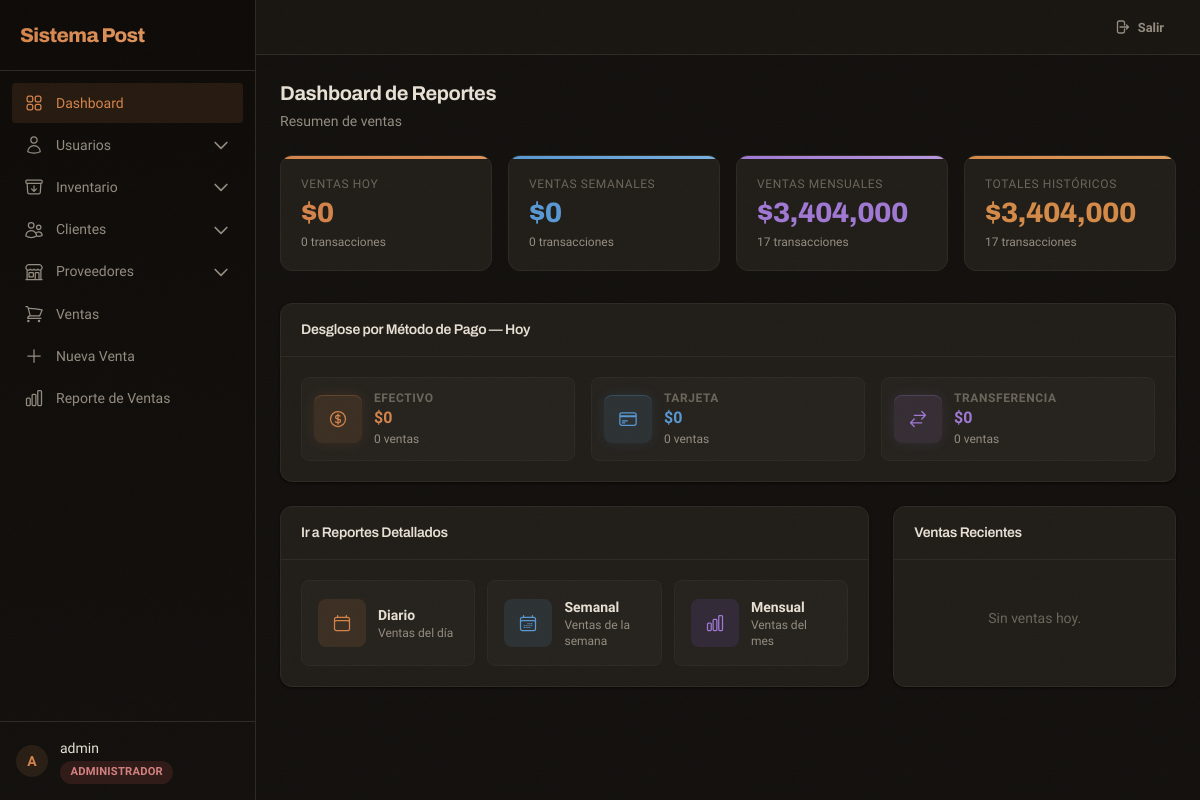
Page /reports/ (signed in) on the committed database.
### apps/accounts/models.py (models this page shows, shortened)
class User(AbstractUser):
    class Role(models.TextChoices):
        ADMIN = 'admin', 'Administrador'
        SUPERVISOR = 'supervisor', 'Supervisor'
        USER = 'user', 'Usuario'
    role = models.CharField(
        max_length=20,
        choices=Role.choices,
        default=Role.USER,
        verbose_name='Rol'
    )
    phone = models.CharField(max_length=20, blank=True, verbose_name='Teléfono')
    class Meta:
        verbose_name = 'Usuario'
        verbose_name_plural = 'Usuarios'
    def is_admin(self):
        return self.role == self.Role.ADMIN or self.is_superuser

### apps/reports/views.py (the view)
# urls.py: path('', views.report_dashboard, name='dashboard'),
@login_required
def report_dashboard(request):
    today, week_start, month_start = _get_date_ranges()
    daily = _get_sales_data(today)
    weekly = _get_sales_data(week_start)
    monthly = _get_sales_data(month_start)
    all_time = _get_sales_data(datetime(2000, 1, 1).date())
    return render(request, 'reports/dashboard.html', {
        'daily': daily,
        'weekly': weekly,
        'monthly': monthly,
        'all_time': all_time,
        'today': today,
        'week_start': week_start,
        'month_start': month_start,
    })

### apps/core/templatetags/currency_tags.py (called while the page is built)
@register.filter
def pesos(value):
    try:
        value = float(value)
    except (TypeError, ValueError):
        return '$0'
    return f'${value:,.0f}'

### apps/reports/views.py (called while the page is built)
def _get_date_ranges():
    today = timezone.localdate()
    week_start = today - timedelta(days=today.weekday())
    month_start = today.replace(day=1)
    return today, week_start, month_start

### templates/reports/dashboard.html (shortened to what this page needs)
{% extends 'layouts/base.html' %}
{% load currency_tags %}
{% block content %}
<div class="mb-6 stagger">
    <h1 class="text-xl font-[var(--font-heading)] font-bold">Dashboard de Reportes</h1>
    <p class="text-sm text-[var(--text-secondary)] mt-1">Resumen de ventas</p>
</div>
<div class="grid grid-cols-1 {% if user.is_admin or user.is_supervisor %}sm:grid-cols-2 lg:grid-cols-4{% endif %} gap-4 mb-8 stagger">
    <div class="stat-card emerald">
        <p class="text-xs font-medium text-[var(--text-muted)] uppercase tracking-wider">Ventas Hoy</p>
        <p class="stat-card-value text-[var(--accent)]">{{ daily.total_sales|pesos }}</p>
        <p class="text-xs text-[var(--text-secondary)]">{{ daily.count }} transacciones</p>
    </div>
    {% if user.is_admin or user.is_supervisor %}
    <div class="stat-card blue">
        <p class="text-xs font-medium text-[var(--text-muted)] uppercase tracking-wider">Ventas Semanales</p>
        <p class="stat-card-value text-[var(--info)]">{{ weekly.total_sales|pesos }}</p>
        <p class="text-xs text-[var(--text-secondary)]">{{ weekly.count }} transacciones</p>
    </div>
    <div class="stat-card purple">
        <p class="text-xs font-medium text-[var(--text-muted)] uppercase tracking-wider">Ventas Mensuales</p>
        <p class="stat-card-value text-[var(--purple)]">{{ monthly.total_sales|pesos }}</p>
        <p class="text-xs text-[var(--text-secondary)]">{{ monthly.count }} transacciones</p>
    </div>
    <div class="stat-card orange">
        <p class="text-xs font-medium text-[var(--text-muted)] uppercase tracking-wider">Totales Históricos</p>
        <p class="stat-card-value text-[var(--orange)]">{{ all_time.total_sales|pesos }}</p>
        <p class="text-xs text-[var(--text-secondary)]">{{ all_time.count }} transacciones</p>
    </div>
    {% endif %}
</div>
<div class="card mb-6 stagger">
    <div class="card-header">
        <h3 class="font-[var(--font-heading)] font-semibold text-sm">Desglose por Método de Pago — Hoy</h3>
    </div>
    <div class="card-body">
        <div class="grid grid-cols-1 sm:grid-cols-3 gap-4">
            <div class="payment-card payment-card-cash">
                <div class="quick-card-icon stat-icon-emerald">
                </div>
                <div>
                    <p class="text-xs text-[var(--text-muted)] uppercase tracking-wider font-semibold">Efectivo</p>
                    <p class="payment-value">{{ daily.payment_breakdown.efectivo.total|pesos }}</p>
                    <p class="payment-count">{{ daily.payment_breakdown.efectivo.count }} ventas</p>
                </div>
            </div>
            <div class="payment-card payment-card-card">
                <div class="quick-card-icon stat-icon-blue">
                </div>
                <div>
                    <p class="text-xs text-[var(--text-muted)] uppercase tracking-wider font-semibold">Tarjeta</p>
                    <p class="payment-value">{{ daily.payment_breakdown.tarjeta.total|pesos }}</p>
                    <p class="payment-count">{{ daily.payment_breakdown.tarjeta.count }} ventas</p>
                </div>
            </div>
            <div class="payment-card payment-card-transfer">
                <div class="quick-card-icon stat-icon-purple">
                    <svg class="w-5 h-5" fill="none" stroke="currentColor" viewBox="0 0 24 24"><path stroke-linecap="round" stroke-linejoin="round" stroke-width="1.5" d="M7.5 21L3 16.5m0 0L7.5 12M3 16.5h13.5m0-13.5L21 7.5m0 0L16.5 12M21 7.5H7.5"/></svg>
                </div>
                <div>
                    <p class="text-xs text-[var(--text-muted)] uppercase tracking-wider font-semibold">Transferencia</p>
                    <p class="payment-value">{{ daily.payment_breakdown.transferencia.total|pesos }}</p>
                    <p class="payment-count">{{ daily.payment_breakdown.transferencia.count }} ventas</p>
                </div>
            </div>
        </div>
    </div>
</div>
<div class="grid grid-cols-1 lg:grid-cols-3 gap-6 stagger">
    <div class="lg:col-span-2 card">
        <div class="card-header">
            <h3 class="font-[var(--font-heading)] font-semibold text-sm">Ir a Reportes Detallados</h3>
        </div>
        <div class="card-body grid grid-cols-1 sm:grid-cols-3 gap-3">
            <a href="{% url 'reports:view' %}?preset=hoy" class="quick-card">
                <div class="quick-card-icon" style="background:var(--accent-light);color:var(--accent)">
                </div>
                <div>
                    <p class="text-sm font-semibold">Diario</p>
                    <p class="text-xs text-[var(--text-secondary)]">Ventas del día</p>
                </div>
            </a>
            {% if user.is_admin or user.is_supervisor %}
            <a href="{% url 'reports:view' %}?preset=semana" class="quick-card">
                <div class="quick-card-icon" style="background:var(--info-light);color:var(--info)">
                </div>
                <div>
                    <p class="text-sm font-semibold">Semanal</p>
                    <p class="text-xs text-[var(--text-secondary)]">Ventas de la semana</p>
                </div>
            </a>
            <a href="{% url 'reports:view' %}?preset=mes" class="quick-card">
                <div class="quick-card-icon" style="background:rgba(139,92,246,0.12);color:var(--purple)">
                </div>
                <div>
                    <p class="text-sm font-semibold">Mensual</p>
                    <p class="text-xs text-[var(--text-secondary)]">Ventas del mes</p>
                </div>
            </a>
            {% endif %}
        </div>
    </div>
    <div class="card">
        <div class="card-header">
            <h3 class="font-[var(--font-heading)] font-semibold text-sm">Ventas Recientes</h3>
        </div>
        <div>
            {% for s in daily.sales|slice:':5' %}
            <div class="flex justify-between items-center px-4 py-2.5 border-b border-[var(--border-color)] text-sm">
                <div>
                    <p class="font-medium">{{ s.client.name|default:'Invitado' }}</p>
                    <p class="text-xs text-[var(--text-muted)]">{{ s.date|date:'H:i' }}</p>
                </div>
                <span class="font-semibold">{{ s.total|pesos }}</span>
            </div>
            {% empty %}
            <div class="empty-state text-sm">Sin ventas hoy.</div>
            {% endfor %}
        </div>
    </div>
</div>
{% endblock %}

### templates/layouts/base.html (shortened to what this page needs)
<!DOCTYPE html>
<html lang="es">
<head>
    <script src="https://cdn.tailwindcss.com"></script>
    <link rel="stylesheet" href="/static/css/app.css">
</head>
<body>
    <div x-data="{ sidebarOpen: false }" class="flex h-screen overflow-hidden">
        {% if user.is_authenticated %}
        <div :class="{'translate-x-0': sidebarOpen, '-translate-x-full': !sidebarOpen}" class="sidebar fixed inset-y-0 left-0 z-30 w-64 transition-transform duration-300 ease-in-out lg:translate-x-0 lg:static lg:inset-auto lg:z-auto overflow-y-auto flex flex-col">
            <div class="flex items-center justify-between p-5 border-b border-[var(--border-color)]">
                <span class="sidebar-brand">Sistema Post</span>
            </div>
            <nav class="mt-3 px-3 space-y-0.5 flex-1 overflow-y-auto">
                <a href="{% url 'core:dashboard' %}" class="sidebar-link {% if request.resolver_match.url_name == 'dashboard' %}active{% endif %}">
                    Dashboard
                </a>
                {% if user.is_admin %}
                <div x-data="{ open: false }" class="space-y-0.5">
                    <button @click="open = !open" class="sidebar-link w-full text-left">
                        <svg viewBox="0 0 24 24" fill="none" stroke="currentColor" stroke-width="1.5"><path stroke-linecap="round" stroke-linejoin="round" d="M15.75 6a3.75 3.75 0 11-7.5 0 3.75 3.75 0 017.5 0zM4.501 20.118a7.5 7.5 0 0114.998 0A17.933 17.933 0 0112 21.75c-2.676 0-5.216-.584-7.499-1.632z"/></svg>
                        Usuarios
                        <svg :class="{'rotate-180': open}" class="w-3.5 h-3.5 ml-auto transition-transform" fill="none" stroke="currentColor" viewBox="0 0 24 24"><path stroke-linecap="round" stroke-linejoin="round" stroke-width="2" d="M19 9l-7 7-7-7"></path></svg>
                    </button>
                </div>
                {% endif %}
                <div x-data="{ open: false }" class="space-y-0.5">
                    <button @click="open = !open" class="sidebar-link w-full text-left">
                        Inventario
                        <svg :class="{'rotate-180': open}" class="w-3.5 h-3.5 ml-auto transition-transform" fill="none" stroke="currentColor" viewBox="0 0 24 24"><path stroke-linecap="round" stroke-linejoin="round" stroke-width="2" d="M19 9l-7 7-7-7"></path></svg>
                    </button>
                </div>
                <div x-data="{ open: false }" class="space-y-0.5">
                    <button @click="open = !open" class="sidebar-link w-full text-left">
                        Clientes
                        <svg :class="{'rotate-180': open}" class="w-3.5 h-3.5 ml-auto transition-transform" fill="none" stroke="currentColor" viewBox="0 0 24 24"><path stroke-linecap="round" stroke-linejoin="round" stroke-width="2" d="M19 9l-7 7-7-7"></path></svg>
                    </button>
                </div>
                <div x-data="{ open: false }" class="space-y-0.5">
                    <button @click="open = !open" class="sidebar-link w-full text-left">
                        Proveedores
                        <svg :class="{'rotate-180': open}" class="w-3.5 h-3.5 ml-auto transition-transform" fill="none" stroke="currentColor" viewBox="0 0 24 24"><path stroke-linecap="round" stroke-linejoin="round" stroke-width="2" d="M19 9l-7 7-7-7"></path></svg>
                    </button>
                </div>
                <a href="{% url 'sales:sale_list' %}" class="sidebar-link {% if 'sales' in request.resolver_match.view_name and 'sale_list' in request.resolver_match.url_name %}active{% endif %}">
                    Ventas
                </a>
                <a href="{% url 'sales:sale_new' %}" class="sidebar-link">
                    <svg viewBox="0 0 24 24" fill="none" stroke="currentColor" stroke-width="1.5"><path stroke-linecap="round" stroke-linejoin="round" d="M12 4.5v15m7.5-7.5h-15"/></svg>
                    Nueva Venta
                </a>
                <a href="{% url 'reports:view' %}" class="sidebar-link">
                    Reporte de Ventas
                </a>
            </nav>
            <div class="p-4 border-t border-[var(--border-color)]">
                <div class="flex items-center gap-3">
                    <div class="w-8 h-8 rounded-full bg-[var(--accent-light)] flex items-center justify-center text-[var(--accent)] font-bold text-sm font-[var(--font-heading)]">
                        {{ user.get_full_name|default:user.username|first|upper }}
                    </div>
                    <div class="flex-1 min-w-0">
                        <p class="text-sm font-medium text-[var(--text-primary)] truncate">{{ user.get_full_name|default:user.username }}</p>
                        <span class="badge
                            {% if user.role == 'admin' %}badge-red role-admin
                            {% elif user.role == 'supervisor' %}badge-amber
                            {% else %}badge-blue{% endif %}">
                            {{ user.get_role_display }}
                        </span>
                    </div>
                </div>
            </div>
        </div>
        {% endif %}
        <div class="flex-1 flex flex-col overflow-hidden">
            {% if user.is_authenticated %}
            <header class="header no-print px-4 lg:px-6 py-3 flex items-center justify-between lg:justify-end">
                <a href="{% url 'accounts:logout' %}" class="btn btn-ghost btn-sm">
                    <svg class="w-4 h-4" fill="none" stroke="currentColor" viewBox="0 0 24 24"><path stroke-linecap="round" stroke-linejoin="round" stroke-width="2" d="M15.75 9V5.25A2.25 2.25 0 0013.5 3h-6a2.25 2.25 0 00-2.25 2.25v13.5A2.25 2.25 0 007.5 21h6a2.25 2.25 0 002.25-2.25V15m3 0l3-3m0 0l-3-3m3 3H9"/></svg>
                    Salir
                </a>
            </header>
            {% endif %}
            <main class="flex-1 overflow-y-auto {% if user.is_authenticated %}p-4 md:p-6{% else %}flex items-center justify-center{% endif %}">
                <div class="max-w-7xl mx-auto">
                    {% block content %}{% endblock %}
                </div>
            </main>
        </div>
    </div>
</body>
</html>

### rows in the picture
User: get_full_name|first "A", get_full_name "admin", role "ADMINISTRADOR"

### other values in the picture
{{ daily.total_sales|pesos }} "$0"
{{ daily.count }} "0"
{{ weekly.total_sales|pesos }} "$0"
{{ weekly.count }} "0"
{{ monthly.total_sales|pesos }} "$3,404,000"
{{ monthly.count }} "17"
{{ all_time.total_sales|pesos }} "$3,404,000"
{{ all_time.count }} "17"
{{ daily.payment_breakdown.efectivo.total|pesos }} "$0"
{{ daily.payment_breakdown.efectivo.count }} "0"
{{ daily.payment_breakdown.tarjeta.total|pesos }} "$0"
{{ daily.payment_breakdown.tarjeta.count }} "0"
{{ daily.payment_breakdown.transferencia.total|pesos }} "$0"
{{ daily.payment_breakdown.transferencia.count }} "0"
